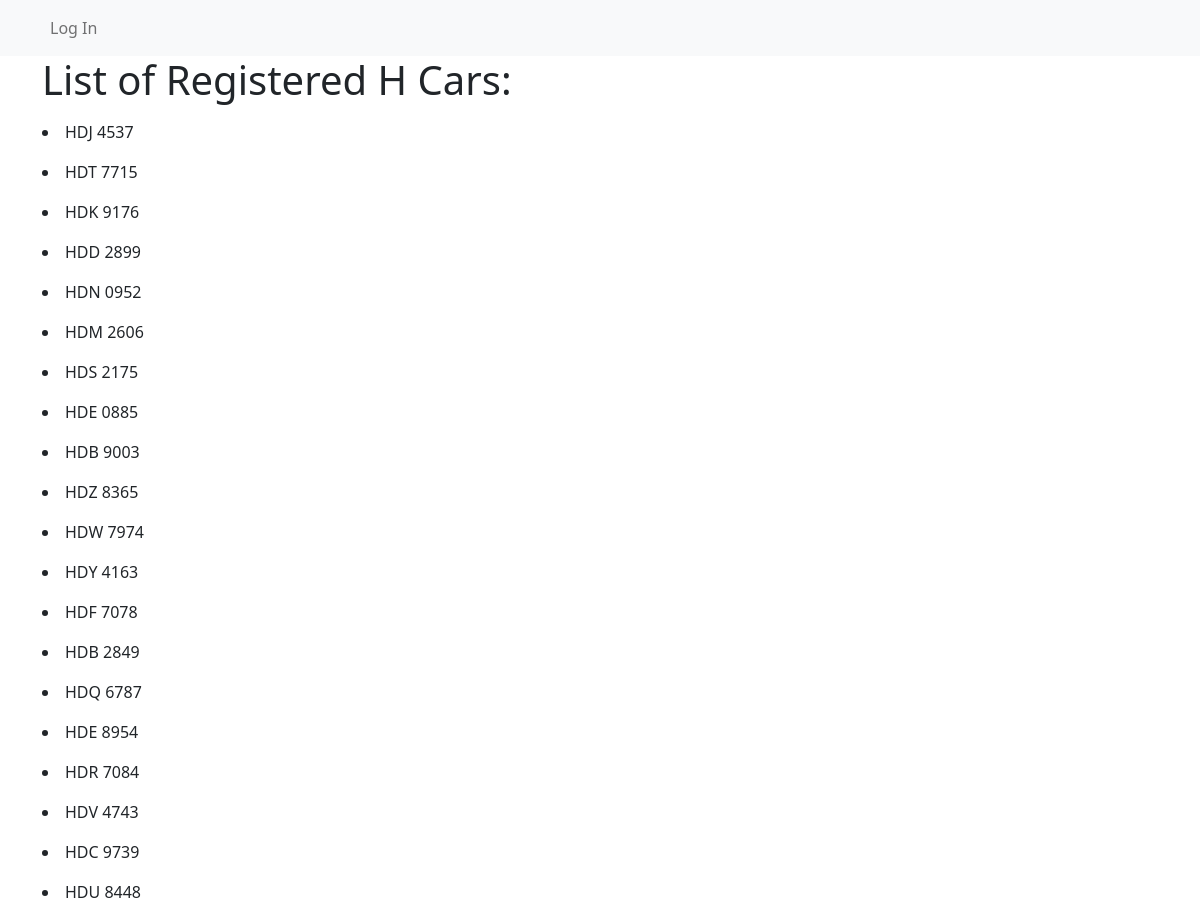
Screenshot of /validate_car/cars/ with the database file from the repository.
### validate_car/models.py (models this page shows, shortened)
class Car(models.Model):
    make_model_year = models.CharField(max_length=128)
    license_plate = models.CharField(max_length=128)
    colour = models.CharField(max_length=128)
    route = models.CharField(max_length=128)

### validate_car/views.py (the view)
# urls.py: path('cars/', views.CarListView.as_view(), name='cars'),
class CarListView(ListView):
    model = models.Car

### validate_car/templates/validate_car/car_list.html
{% extends 'validate_car/base.html' %}
{% block body_block %}
  <h1>List of Registered H Cars:</h1>
  {% for car in car_list %}
    <p><li>{{ car.make }} {{ car.model }} {{ car.license_plate }}</li></p>
  {% endfor %}
{% endblock %}

### validate_car/templates/validate_car/base.html (shortened to what this page needs)
<!DOCTYPE html>
<html lang="en" dir="ltr">
  <head>
    <link href="https://cdn.jsdelivr.net/npm/bootstrap@5.0.0-beta1/dist/css/bootstrap.min.css" rel="stylesheet">
  </head>
  <body>
    <nav class="navbar navbar-expand-lg navbar-light bg-light">
      <div class="container">
          <ul class="navbar-nav" >
            <li class="nav-item" ><a class="nav-link" href="#">Log In</a></li>
          </ul>
      </div>
    </nav>
    <div class="container">
      {% block body_block %}
      {% endblock %}
    </div>
  </body>
</html>

### rows the page displays
Car: license_plate "HDJ 4537"
Car: license_plate "HDT 7715"
Car: license_plate "HDK 9176"
Car: license_plate "HDD 2899"
Car: license_plate "HDN 0952"
Car: license_plate "HDM 2606"
Car: license_plate "HDS 2175"
Car: license_plate "HDE 0885"
Car: license_plate "HDB 9003"
Car: license_plate "HDZ 8365"
Car: license_plate "HDW 7974"
Car: license_plate "HDY 4163"
Car: license_plate "HDF 7078"
Car: license_plate "HDB 2849"
Car: license_plate "HDQ 6787"
Car: license_plate "HDE 8954"
Car: license_plate "HDR 7084"
Car: license_plate "HDV 4743"
Car: license_plate "HDC 9739"
Car: license_plate "HDU 8448"
